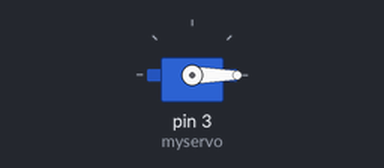
The sketch below on a simulated Arduino Uno, built with avr-gcc and run on an emulated ATmega328P. Parts: servo.

Above: at 0.05 s.
At 4.05 s:
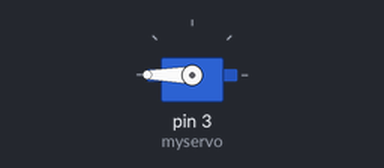
At 8.0 s:
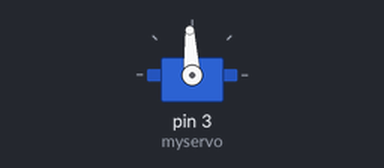
Timing chart, 0 to 10.4 s (numbered marks = the images above):
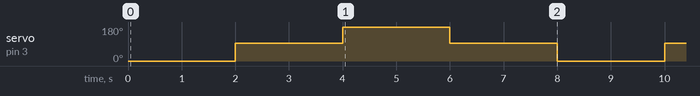

Measured:
- by itself, servo on pin 3 (myservo): repeats every 8.0 s: 180° 2.0 s, 93° 2.0 s, 0° 2.0 s, 93° 2.0 s

The sketch:

360sg90control.ino
```cpp
#include <Servo.h>
Servo myservo;
void setup()
{

  myservo.attach(3);
}

void loop()
{

    myservo.writeMicroseconds(500);  // 舵机顺时针旋转
    delay(2000);
    myservo.writeMicroseconds(1500);// 舵机stop
    delay(2000);
    myservo.writeMicroseconds(2500);// 舵机逆时针旋转
    delay(2000);
    myservo.writeMicroseconds(1500);// 舵机stop
    delay(2000);
    //360度舵机正反转
    //控制pwm(开发板上带有波浪线的数字引脚)
    //可以修改myservo.writeMicroseconds(1500); 中的值控制舵机，1500时控制舵机停止旋转。
    //500~1500控制顺时针旋转，值越小，旋转速度越大
    //1500~2500控制逆时针旋转，值越大，旋转速度越大
} 
```
